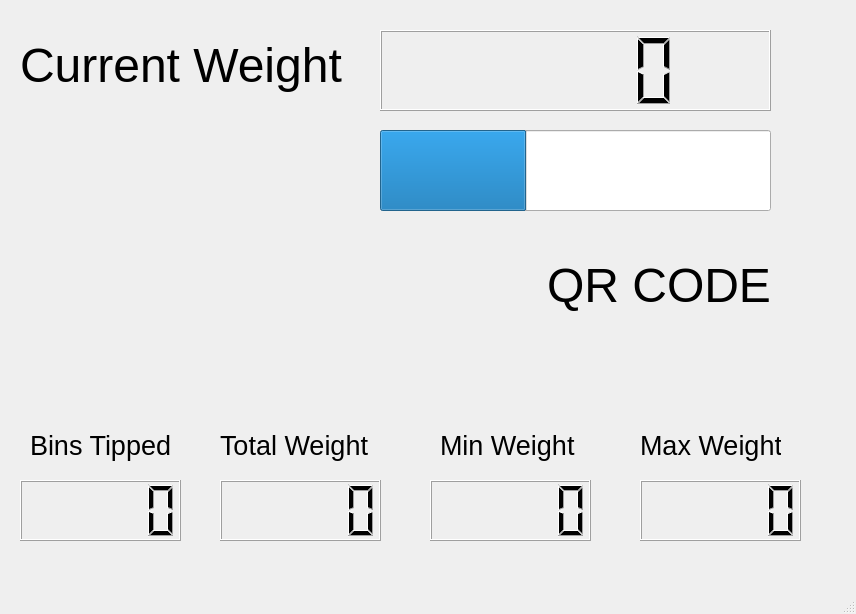
<?xml version="1.0" encoding="UTF-8"?>
<ui version="4.0">
 <class>MainWindow</class>
 <widget class="QMainWindow" name="MainWindow">
  <property name="geometry">
   <rect>
    <x>0</x>
    <y>0</y>
    <width>856</width>
    <height>614</height>
   </rect>
  </property>
  <property name="windowTitle">
   <string>MainWindow</string>
  </property>
  <widget class="QWidget" name="centralwidget">
   <widget class="QLCDNumber" name="weigh_input">
    <property name="geometry">
     <rect>
      <x>380</x>
      <y>30</y>
      <width>391</width>
      <height>81</height>
     </rect>
    </property>
   </widget>
   <widget class="QLabel" name="qr_code">
    <property name="geometry">
     <rect>
      <x>220</x>
      <y>240</y>
      <width>551</width>
      <height>91</height>
     </rect>
    </property>
    <property name="font">
     <font>
      <pointsize>36</pointsize>
     </font>
    </property>
    <property name="layoutDirection">
     <enum>Qt::LeftToRight</enum>
    </property>
    <property name="text">
     <string>QR CODE</string>
    </property>
    <property name="alignment">
     <set>Qt::AlignRight|Qt::AlignTrailing|Qt::AlignVCenter</set>
    </property>
   </widget>
   <widget class="QLabel" name="current_weight_label">
    <property name="geometry">
     <rect>
      <x>20</x>
      <y>20</y>
      <width>331</width>
      <height>91</height>
     </rect>
    </property>
    <property name="font">
     <font>
      <pointsize>36</pointsize>
     </font>
    </property>
    <property name="text">
     <string>Current Weight</string>
    </property>
   </widget>
   <widget class="QLCDNumber" name="bins_tipped">
    <property name="geometry">
     <rect>
      <x>20</x>
      <y>480</y>
      <width>161</width>
      <height>61</height>
     </rect>
    </property>
   </widget>
   <widget class="QLabel" name="bins_tipped_label">
    <property name="geometry">
     <rect>
      <x>30</x>
      <y>420</y>
      <width>141</width>
      <height>51</height>
     </rect>
    </property>
    <property name="font">
     <font>
      <pointsize>20</pointsize>
     </font>
    </property>
    <property name="text">
     <string>Bins Tipped</string>
    </property>
   </widget>
   <widget class="QLabel" name="total_weight_label">
    <property name="geometry">
     <rect>
      <x>220</x>
      <y>420</y>
      <width>161</width>
      <height>51</height>
     </rect>
    </property>
    <property name="font">
     <font>
      <pointsize>20</pointsize>
     </font>
    </property>
    <property name="text">
     <string>Total Weight</string>
    </property>
   </widget>
   <widget class="QLCDNumber" name="total_weight">
    <property name="geometry">
     <rect>
      <x>220</x>
      <y>480</y>
      <width>161</width>
      <height>61</height>
     </rect>
    </property>
   </widget>
   <widget class="QLabel" name="min_weight_label">
    <property name="geometry">
     <rect>
      <x>440</x>
      <y>420</y>
      <width>141</width>
      <height>51</height>
     </rect>
    </property>
    <property name="font">
     <font>
      <pointsize>20</pointsize>
     </font>
    </property>
    <property name="text">
     <string>Min Weight</string>
    </property>
   </widget>
   <widget class="QLCDNumber" name="min_weight">
    <property name="geometry">
     <rect>
      <x>430</x>
      <y>480</y>
      <width>161</width>
      <height>61</height>
     </rect>
    </property>
   </widget>
   <widget class="QLabel" name="current_weight_label_5">
    <property name="geometry">
     <rect>
      <x>640</x>
      <y>420</y>
      <width>141</width>
      <height>51</height>
     </rect>
    </property>
    <property name="font">
     <font>
      <pointsize>20</pointsize>
     </font>
    </property>
    <property name="text">
     <string>Max Weight</string>
    </property>
   </widget>
   <widget class="QLCDNumber" name="max_weight">
    <property name="geometry">
     <rect>
      <x>640</x>
      <y>480</y>
      <width>161</width>
      <height>61</height>
     </rect>
    </property>
   </widget>
   <widget class="QProgressBar" name="current_weight_bar">
    <property name="geometry">
     <rect>
      <x>380</x>
      <y>130</y>
      <width>391</width>
      <height>81</height>
     </rect>
    </property>
    <property name="minimum">
     <number>200</number>
    </property>
    <property name="maximum">
     <number>600</number>
    </property>
    <property name="value">
     <number>350</number>
    </property>
    <property name="textVisible">
     <bool>false</bool>
    </property>
    <property name="format">
     <string>%p%</string>
    </property>
   </widget>
  </widget>
  <widget class="QMenuBar" name="menubar">
   <property name="geometry">
    <rect>
     <x>0</x>
     <y>0</y>
     <width>856</width>
     <height>21</height>
    </rect>
   </property>
  </widget>
  <widget class="QStatusBar" name="statusbar"/>
 </widget>
 <resources/>
 <connections/>
</ui>
